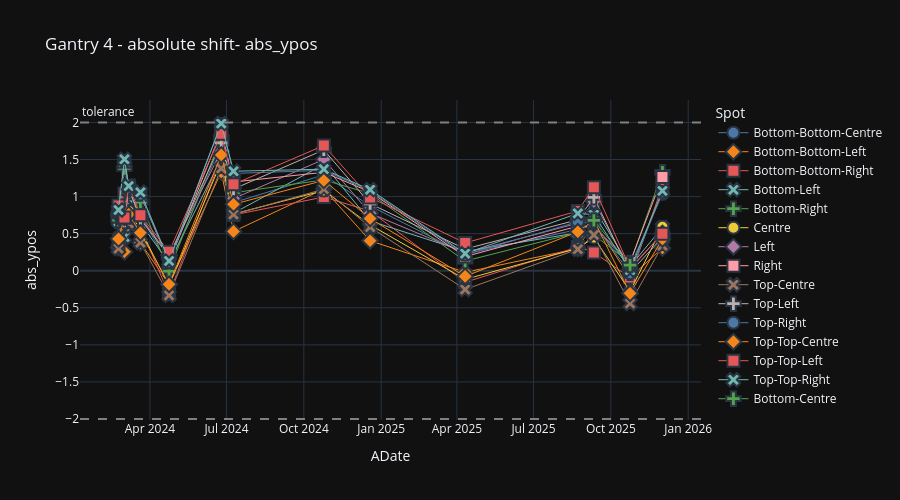

Source (notebook cell):
### Code cell
# plotting absolute y-pos, on Gantry 4, from XRV-4000 data, 70 MeV spot, Gantry angle = 0, in last2 months
plotly_spot_position(sub_df, "abs_ypos", "Gantry 4", "XRV-4000", 70, 0, 24)

### Figure 1 — Plotly figure (JSON) as saved in the notebook; plotly's stock layout.template omitted (floating-point values rounded to 4 significant figures)
{"data": [{"hovertemplate": "Spot=Bottom-Bottom-Centre<br>ADate=%{x}<br>abs_ypos=%{y}<extra></extra>", "legendgroup": "Bottom-Bottom-Centre", "marker": {"color": "#4C78A8", "symbol": "circle", "line": {"width": 2}, "size": 12}, "mode": "markers+lines", "name": "Bottom-Bottom-Centre", "orientation": "v", "showlegend": true, "x": ["2024-02-23T16:59:15", "2024-03-01T17:05:19", "2024-03-06T18:31:55", "2024-03-20T17:06:19", "2024-04-23T17:34:57", "2024-06-24T19:07:29", "2024-07-09T09:29:40", "2024-10-24T18:22:30", "2024-12-18T18:46:12", "2025-04-10T19:05:24", "2025-08-22T17:24:40", "2025-09-10T19:20:56", "2025-10-23T20:19:28", "2025-12-01T08:33:29"], "xaxis": "x", "y": [0.6534, 0.9403, 1.026, 0.7528, 0.0603, 1.704, 0.9183, 1.293, 0.8736, 0.2236, 0.5569, 0.6087, 0.0587, 1.034], "yaxis": "y", "type": "scatter", "line": {"width": 1}}, {"hovertemplate": "Spot=Bottom-Bottom-Left<br>ADate=%{x}<br>abs_ypos=%{y}<extra></extra>", "legendgroup": "Bottom-Bottom-Left", "marker": {"color": "#F58518", "symbol": "diamond", "line": {"width": 2}, "size": 12}, "mode": "markers+lines", "name": "Bottom-Bottom-Left", "orientation": "v", "showlegend": true, "x": ["2024-02-23T16:59:15", "2024-03-01T17:05:19", "2024-03-06T18:31:55", "2024-03-20T17:06:19", "2024-04-23T17:34:57", "2024-06-24T19:07:29", "2024-07-09T09:29:40", "2024-10-24T18:22:30", "2024-12-18T18:46:12", "2025-04-10T19:05:24", "2025-08-22T17:24:40", "2025-09-10T19:20:56", "2025-10-23T20:19:28", "2025-12-01T08:33:29"], "xaxis": "x", "y": [0.3094, 0.2558, 0.6681, 0.3779, -0.185, 1.331, 0.5298, 1.101, 0.4046, -0.0212, 0.298, 0.6613, -0.093, 0.3075], "yaxis": "y", "type": "scatter", "line": {"width": 1}}, {"hovertemplate": "Spot=Bottom-Bottom-Right<br>ADate=%{x}<br>abs_ypos=%{y}<extra></extra>", "legendgroup": "Bottom-Bottom-Right", "marker": {"color": "#E45756", "symbol": "square", "line": {"width": 2}, "size": 12}, "mode": "markers+lines", "name": "Bottom-Bottom-Right", "orientation": "v", "showlegend": true, "x": ["2024-02-23T16:59:15", "2024-03-01T17:05:19", "2024-03-06T18:31:55", "2024-03-20T17:06:19", "2024-04-23T17:34:57", "2024-06-24T19:07:29", "2024-07-09T09:29:40", "2024-10-24T18:22:30", "2024-12-18T18:46:12", "2025-04-10T19:05:24", "2025-08-22T17:24:40", "2025-09-10T19:20:56", "2025-10-23T20:19:28", "2025-12-01T08:33:29"], "xaxis": "x", "y": [0.3333, 1.042, 0.7797, 0.5872, -0.3171, 1.529, 0.7525, 0.9937, 0.8059, -0.1554, 0.3194, 0.247, -0.0924, 1.145], "yaxis": "y", "type": "scatter", "line": {"width": 1}}, {"hovertemplate": "Spot=Bottom-Left<br>ADate=%{x}<br>abs_ypos=%{y}<extra></extra>", "legendgroup": "Bottom-Left", "marker": {"color": "#72B7B2", "symbol": "x", "line": {"width": 2}, "size": 12}, "mode": "markers+lines", "name": "Bottom-Left", "orientation": "v", "showlegend": true, "x": ["2024-02-23T16:59:15", "2024-03-01T17:05:19", "2024-03-06T18:31:55", "2024-03-20T17:06:19", "2024-04-23T17:34:57", "2024-06-24T19:07:29", "2024-07-09T09:29:40", "2024-10-24T18:22:30", "2024-12-18T18:46:12", "2025-04-10T19:05:24", "2025-08-22T17:24:40", "2025-09-10T19:20:56", "2025-10-23T20:19:28", "2025-12-01T08:33:29"], "xaxis": "x", "y": [0.6645, 0.4548, 0.9842, 0.6441, 0.1045, 1.512, 0.7761, 1.434, 0.6712, 0.2601, 0.5126, 0.8474, 0.0556, 0.5842], "yaxis": "y", "type": "scatter", "line": {"width": 1}}, {"hovertemplate": "Spot=Bottom-Right<br>ADate=%{x}<br>abs_ypos=%{y}<extra></extra>", "legendgroup": "Bottom-Right", "marker": {"color": "#54A24B", "symbol": "cross", "line": {"width": 2}, "size": 12}, "mode": "markers+lines", "name": "Bottom-Right", "orientation": "v", "showlegend": true, "x": ["2024-02-23T16:59:15", "2024-03-01T17:05:19", "2024-03-06T18:31:55", "2024-03-20T17:06:19", "2024-04-23T17:34:57", "2024-06-24T19:07:29", "2024-07-09T09:29:40", "2024-10-24T18:22:30", "2024-12-18T18:46:12", "2025-04-10T19:05:24", "2025-08-22T17:24:40", "2025-09-10T19:20:56", "2025-10-23T20:19:28", "2025-12-01T08:33:29"], "xaxis": "x", "y": [0.6837, 1.379, 1.058, 0.9263, -0.0059, 1.798, 1.052, 1.226, 1.04, 0.1305, 0.5153, 0.4841, 0.105, 1.327], "yaxis": "y", "type": "scatter", "line": {"width": 1}}, {"hovertemplate": "Spot=Centre<br>ADate=%{x}<br>abs_ypos=%{y}<extra></extra>", "legendgroup": "Centre", "marker": {"color": "#EECA3B", "symbol": "circle", "line": {"width": 2}, "size": 12}, "mode": "markers+lines", "name": "Centre", "orientation": "v", "showlegend": true, "x": ["2024-02-23T16:59:15", "2024-03-01T17:05:19", "2024-03-06T18:31:55", "2024-03-20T17:06:19", "2024-04-23T17:34:57", "2024-06-24T19:07:29", "2024-07-09T09:29:40", "2024-10-24T18:22:30", "2024-12-18T18:46:12", "2025-04-10T19:05:24", "2025-08-22T17:24:40", "2025-09-10T19:20:56", "2025-10-23T20:19:28", "2025-12-01T08:33:29"], "xaxis": "x", "y": [0.4548, 0.7338, 0.8071, 0.55, -0.1986, 1.466, 0.7653, 1.081, 0.6182, -0.1158, 0.3007, 0.4466, -0.2765, 0.5914], "yaxis": "y", "type": "scatter", "line": {"width": 1}}, {"hovertemplate": "Spot=Left<br>ADate=%{x}<br>abs_ypos=%{y}<extra></extra>", "legendgroup": "Left", "marker": {"color": "#B279A2", "symbol": "diamond", "line": {"width": 2}, "size": 12}, "mode": "markers+lines", "name": "Left", "orientation": "v", "showlegend": true, "x": ["2024-02-23T16:59:15", "2024-03-01T17:05:19", "2024-03-06T18:31:55", "2024-03-20T17:06:19", "2024-04-23T17:34:57", "2024-06-24T19:07:29", "2024-07-09T09:29:40", "2024-10-24T18:22:30", "2024-12-18T18:46:12", "2025-04-10T19:05:24", "2025-08-22T17:24:40", "2025-09-10T19:20:56", "2025-10-23T20:19:28", "2025-12-01T08:33:29"], "xaxis": "x", "y": [0.7507, 0.6516, 1.095, 0.7192, 0.2108, 1.612, 0.9731, 1.502, 0.775, 0.2393, 0.6398, 0.9344, 0.0174, 0.5026], "yaxis": "y", "type": "scatter", "line": {"width": 1}}, {"hovertemplate": "Spot=Right<br>ADate=%{x}<br>abs_ypos=%{y}<extra></extra>", "legendgroup": "Right", "marker": {"color": "#FF9DA6", "symbol": "square", "line": {"width": 2}, "size": 12}, "mode": "markers+lines", "name": "Right", "orientation": "v", "showlegend": true, "x": ["2024-02-23T16:59:15", "2024-03-01T17:05:19", "2024-03-06T18:31:55", "2024-03-20T17:06:19", "2024-04-23T17:34:57", "2024-06-24T19:07:29", "2024-07-09T09:29:40", "2024-10-24T18:22:30", "2024-12-18T18:46:12", "2025-04-10T19:05:24", "2025-08-22T17:24:40", "2025-09-10T19:20:56", "2025-10-23T20:19:28", "2025-12-01T08:33:29"], "xaxis": "x", "y": [0.7925, 1.47, 1.138, 1.025, 0.1109, 1.88, 1.196, 1.328, 1.062, 0.1907, 0.6013, 0.5942, 0.113, 1.264], "yaxis": "y", "type": "scatter", "line": {"width": 1}}, {"hovertemplate": "Spot=Top-Centre<br>ADate=%{x}<br>abs_ypos=%{y}<extra></extra>", "legendgroup": "Top-Centre", "marker": {"color": "#9D755D", "symbol": "x", "line": {"width": 2}, "size": 12}, "mode": "markers+lines", "name": "Top-Centre", "orientation": "v", "showlegend": true, "x": ["2024-02-23T16:59:15", "2024-03-01T17:05:19", "2024-03-06T18:31:55", "2024-03-20T17:06:19", "2024-04-23T17:34:57", "2024-06-24T19:07:29", "2024-07-09T09:29:40", "2024-10-24T18:22:30", "2024-12-18T18:46:12", "2025-04-10T19:05:24", "2025-08-22T17:24:40", "2025-09-10T19:20:56", "2025-10-23T20:19:28", "2025-12-01T08:33:29"], "xaxis": "x", "y": [0.2982, 0.5989, 0.6386, 0.3791, -0.3323, 1.38, 0.7588, 1.1, 0.5882, -0.2526, 0.2893, 0.4829, -0.4416, 0.3394], "yaxis": "y", "type": "scatter", "line": {"width": 1}}, {"hovertemplate": "Spot=Top-Left<br>ADate=%{x}<br>abs_ypos=%{y}<extra></extra>", "legendgroup": "Top-Left", "marker": {"color": "#BAB0AC", "symbol": "cross", "line": {"width": 2}, "size": 12}, "mode": "markers+lines", "name": "Top-Left", "orientation": "v", "showlegend": true, "x": ["2024-02-23T16:59:15", "2024-03-01T17:05:19", "2024-03-06T18:31:55", "2024-03-20T17:06:19", "2024-04-23T17:34:57", "2024-06-24T19:07:29", "2024-07-09T09:29:40", "2024-10-24T18:22:30", "2024-12-18T18:46:12", "2025-04-10T19:05:24", "2025-08-22T17:24:40", "2025-09-10T19:20:56", "2025-10-23T20:19:28", "2025-12-01T08:33:29"], "xaxis": "x", "y": [0.7689, 0.6696, 1.115, 0.6984, 0.1931, 1.723, 1.102, 1.629, 0.9035, 0.2933, 0.687, 0.9905, -0.0266, 0.45], "yaxis": "y", "type": "scatter", "line": {"width": 1}}, {"hovertemplate": "Spot=Top-Right<br>ADate=%{x}<br>abs_ypos=%{y}<extra></extra>", "legendgroup": "Top-Right", "marker": {"color": "#4C78A8", "symbol": "circle", "line": {"width": 2}, "size": 12}, "mode": "markers+lines", "name": "Top-Right", "orientation": "v", "showlegend": true, "x": ["2024-02-23T16:59:15", "2024-03-01T17:05:19", "2024-03-06T18:31:55", "2024-03-20T17:06:19", "2024-04-23T17:34:57", "2024-06-24T19:07:29", "2024-07-09T09:29:40", "2024-10-24T18:22:30", "2024-12-18T18:46:12", "2025-04-10T19:05:24", "2025-08-22T17:24:40", "2025-09-10T19:20:56", "2025-10-23T20:19:28", "2025-12-01T08:33:29"], "xaxis": "x", "y": [0.7917, 1.484, 1.117, 1.027, 0.1184, 1.978, 1.312, 1.355, 1.077, 0.2162, 0.6605, 0.6408, -0.0341, 1.061], "yaxis": "y", "type": "scatter", "line": {"width": 1}}, {"hovertemplate": "Spot=Top-Top-Centre<br>ADate=%{x}<br>abs_ypos=%{y}<extra></extra>", "legendgroup": "Top-Top-Centre", "marker": {"color": "#F58518", "symbol": "diamond", "line": {"width": 2}, "size": 12}, "mode": "markers+lines", "name": "Top-Top-Centre", "orientation": "v", "showlegend": true, "x": ["2024-02-23T16:59:15", "2024-03-01T17:05:19", "2024-03-06T18:31:55", "2024-03-20T17:06:19", "2024-04-23T17:34:57", "2024-06-24T19:07:29", "2024-07-09T09:29:40", "2024-10-24T18:22:30", "2024-12-18T18:46:12", "2025-04-10T19:05:24", "2025-08-22T17:24:40", "2025-09-10T19:20:56", "2025-10-23T20:19:28", "2025-12-01T08:33:29"], "xaxis": "x", "y": [0.4298, 0.7185, 0.7618, 0.5113, -0.1833, 1.562, 0.8967, 1.218, 0.7039, -0.0766, 0.5254, 0.6807, -0.3045, 0.4277], "yaxis": "y", "type": "scatter", "line": {"width": 1}}, {"hovertemplate": "Spot=Top-Top-Left<br>ADate=%{x}<br>abs_ypos=%{y}<extra></extra>", "legendgroup": "Top-Top-Left", "marker": {"color": "#E45756", "symbol": "square", "line": {"width": 2}, "size": 12}, "mode": "markers+lines", "name": "Top-Top-Left", "orientation": "v", "showlegend": true, "x": ["2024-02-23T16:59:15", "2024-03-01T17:05:19", "2024-03-06T18:31:55", "2024-03-20T17:06:19", "2024-04-23T17:34:57", "2024-06-24T19:07:29", "2024-07-09T09:29:40", "2024-10-24T18:22:30", "2024-12-18T18:46:12", "2025-04-10T19:05:24", "2025-08-22T17:24:40", "2025-09-10T19:20:56", "2025-10-23T20:19:28", "2025-12-01T08:33:29"], "xaxis": "x", "y": [0.8781, 0.7164, 1.149, 0.7495, 0.2546, 1.847, 1.166, 1.689, 0.9887, 0.3747, 0.8056, 1.127, 0.0354, 0.4995], "yaxis": "y", "type": "scatter", "line": {"width": 1}}, {"hovertemplate": "Spot=Top-Top-Right<br>ADate=%{x}<br>abs_ypos=%{y}<extra></extra>", "legendgroup": "Top-Top-Right", "marker": {"color": "#72B7B2", "symbol": "x", "line": {"width": 2}, "size": 12}, "mode": "markers+lines", "name": "Top-Top-Right", "orientation": "v", "showlegend": true, "x": ["2024-02-23T16:59:15", "2024-03-01T17:05:19", "2024-03-06T18:31:55", "2024-03-20T17:06:19", "2024-04-23T17:34:57", "2024-06-24T19:07:29", "2024-07-09T09:29:40", "2024-10-24T18:22:30", "2024-12-18T18:46:12", "2025-04-10T19:05:24", "2025-08-22T17:24:40", "2025-09-10T19:20:56", "2025-10-23T20:19:28", "2025-12-01T08:33:29"], "xaxis": "x", "y": [0.8188, 1.503, 1.142, 1.058, 0.1323, 1.986, 1.342, 1.37, 1.093, 0.231, 0.7733, 0.7552, 0.0083, 1.078], "yaxis": "y", "type": "scatter", "line": {"width": 1}}, {"hovertemplate": "Spot=Bottom-Centre<br>ADate=%{x}<br>abs_ypos=%{y}<extra></extra>", "legendgroup": "Bottom-Centre", "marker": {"color": "#54A24B", "symbol": "cross", "line": {"width": 2}, "size": 12}, "mode": "markers+lines", "name": "Bottom-Centre", "orientation": "v", "showlegend": true, "x": ["2025-09-10T19:20:56", "2025-10-23T20:19:28"], "xaxis": "x", "y": [0.6784, 0.0751], "yaxis": "y", "type": "scatter", "line": {"width": 1}}], "layout": {"xaxis": {"anchor": "y", "domain": [0.0, 1.0], "title": {"text": "ADate"}}, "yaxis": {"anchor": "x", "domain": [0.0, 1.0], "title": {"text": "abs_ypos"}}, "legend": {"title": {"text": "Spot"}, "tracegroupgap": 0}, "title": {"text": "Gantry 4 - absolute shift- abs_ypos"}, "height": 500, "shapes": [{"line": {"color": "grey", "dash": "dash"}, "type": "line", "x0": 0, "x1": 1, "xref": "x domain", "y0": 2, "y1": 2, "yref": "y"}, {"line": {"color": "grey", "dash": "dash"}, "type": "line", "x0": 0, "x1": 1, "xref": "x domain", "y0": -2, "y1": -2, "yref": "y"}], "annotations": [{"showarrow": false, "text": "tolerance", "x": 0, "xanchor": "left", "xref": "x domain", "y": 2, "yanchor": "bottom", "yref": "y"}]}}
